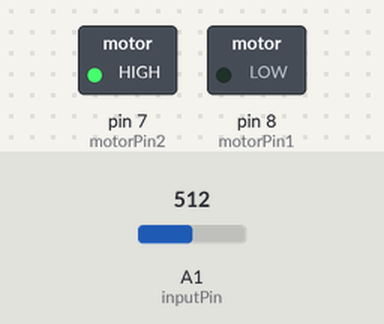
The sketch below on a simulated Arduino Uno, built with avr-gcc and run on an emulated ATmega328P. On the bench: switched loads named in the sketch (green lamp = pin HIGH). Inputs (shaded band) come from the test bench; at power-on: A1 (inputPin) = 512. What the sketch prints to the serial monitor is not drawn.

Above: at 0.1 s.
Timing chart, 0 to 1.6 s (numbered marks = the images above):
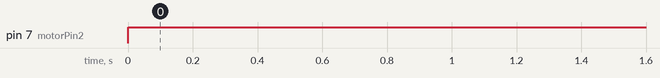

Measured:
- by itself, pin 7 (motorPin2): LOW → HIGH at 0.00 s

The sketch:

group16-1.ino
```cpp
int motorPin1 = 8;
int motorPin2 = 7;
int inputPin = A1;

int zero = 0;

int sensorValue = 0;
int outputValue = 0;
int targetValue;
int prev = 0;
int diff = 0; int acc = 0;

// PID constants
float kp = 15, kd = 10, ki = 0.01;
int calib = 550;

void setup()
{
  Serial.begin(9600);
  pinMode(inputPin, INPUT);
  pinMode(motorPin1, OUTPUT);
  pinMode(motorPin2, OUTPUT);

  sensorValue = analogRead(inputPin);
  if(sensorValue > calib)
  {
    targetValue = sensorValue - calib;
  }
  else
  {
    targetValue = sensorValue + calib;
  }

  prev = targetValue - sensorValue;
  acc = prev;
}

void loop()
{
  sensorValue = analogRead(inputPin);


  int err = targetValue - sensorValue;

  acc = acc + err;
  diff = err - prev;


 outputValue = (int)abs(kp*err + kd*diff + ki*acc);
 Serial.println(sensorValue);
 if(outputValue<2){
  while(true){
    analogWrite(motorPin1,zero);
    analogWrite(motorPin2, zero);
  }
 }
 if(outputValue > 255)
 {
  outputValue = 255;
 }

  if (err<0)
  {
    analogWrite(motorPin1, outputValue);
    analogWrite(motorPin2, zero);

  }
  else
  {
    analogWrite(motorPin2, outputValue);
    analogWrite(motorPin1, zero);


  }
  prev = err;
  delay(0.05);
}
```
